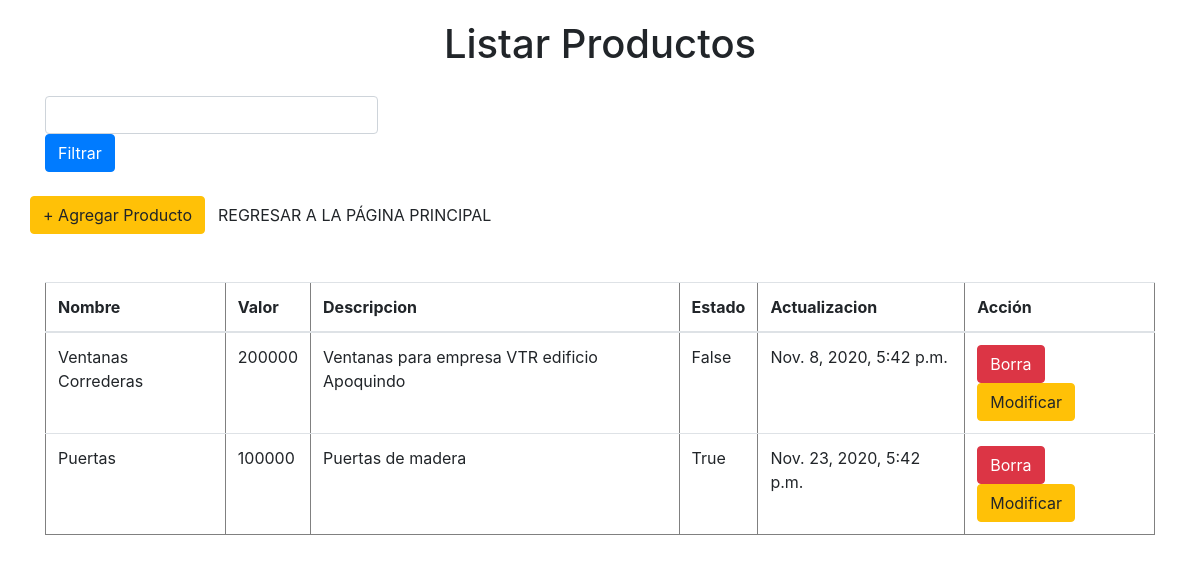
Before: /formulario/listadoProductos/ with the older database file.
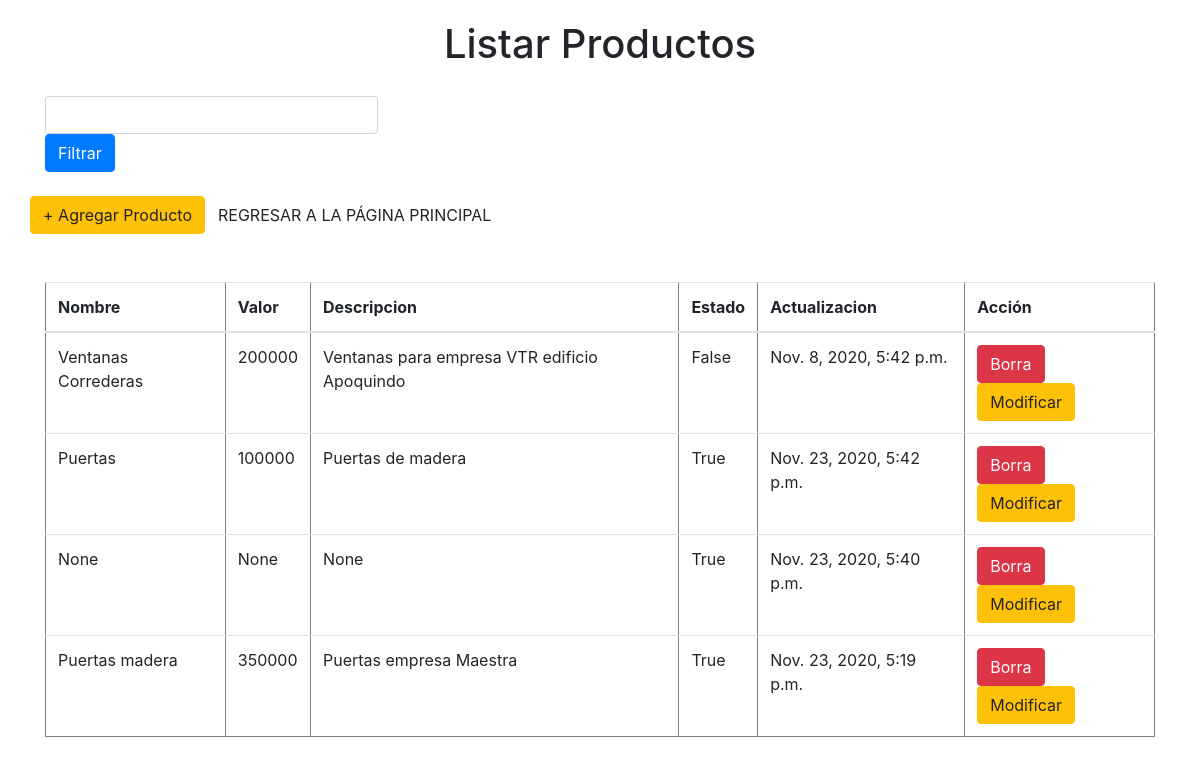
After: the same page with the newer database file.
### formulario/models.py (models this page shows, shortened)
class ListaPrecio(models.Model):
        Nombre = models.CharField(max_length=50,null=True)
        Valor = models.CharField(max_length=50,null=True)
        Descripcion = models.CharField(max_length=50,null=True)
        Estado = models.BooleanField(default=True)
        Actualizacion = models.DateTimeField(default=datetime.now(), blank=True)

### formulario/views.py (the view)
# urls.py: path('listadoProductos/', views.productos, name="listadoProductos"),
@csrf_protect
def productos(request):
    listadoProductos = None
    filtroNombre =''
    if (request.method == "POST"):
        filtroNombre=request.POST['nombre']
        listadoProductos=formulario.models.ListaPrecio.objects.filter(Nombre__icontains=request.POST['nombre'] )
    else:
        listadoProductos = formulario.models.ListaPrecio.objects.all()
    return render(request, "listadoProductos2.html", {"listadoProductos": listadoProductos,"filtroNombre":filtroNombre})

### formulario/templates/listadoProductos2.html (shortened to what this page needs)
<!DOCTYPE html>
<html lang="en">
    <head>
        <link rel="stylesheet" href="/static/css/estilos.css">
        <link rel="stylesheet" href="https://maxcdn.bootstrapcdn.com/bootstrap/4.5.2/css/bootstrap.min.css">
        <link rel="stylesheet" type="text/css" href="https://cdnjs.cloudflare.com/ajax/libs/font-awesome/5.14.0/css/all.min.css">
        <link rel="stylesheet" href="https://cdnjs.cloudflare.com/ajax/libs/toastr.js/latest/toastr.css">
</head>
<body>
<div class="container">
  <h1>Listar Productos</h1>
    <form method="post">
      <input type="text" class="form-control" style="width: 30%;" id="nombre" name="nombre" value="{{filtroNombre}}"><button type="submit" class="btn btn-primary">Filtrar</button>
    </form>
   <br>
    <div class="row">
      <div class="col-6-lg">
        <a type="button" href="{% url 'insertarProducto' %}" class="btn btn-warning ">+ Agregar Producto</a>
      </div>
      <div class="col-6-lg">
        <a type="button" href="{% url 'index' %}" class="btn btn-BASIC">REGRESAR A LA PÁGINA PRINCIPAL</a>
      </div>
    </div>
    <br><br>
    <table border="1" class="table table-stripper">
      <thead>
        <tr>
          <th>Nombre</th>
          <th>Valor</th>
          <th>Descripcion</th>
          <th>Estado</th>
          <th>Actualizacion</th>
          <th>Acción</th>
        </tr>
      </thead>
      <tbody>
        {% for productos in listadoProductos %}
          <tr>
            <td>
              {{productos.Nombre}}<br>
            </td>
            <td>{{productos.Valor}}</td>
            <td>{{productos.Descripcion}}</td>
            <td>{{productos.Estado}}</td>
            <td>{{productos.Actualizacion}}</td>
            <td>
              <button class="btn btn-danger" data-toggle="modal" data-target="#myModal">Borra</button>
              <a type="button" href="{% url 'modificar' productos.id %}" class="btn btn-warning">Modificar</a>
            </td>
          </tr>
        {% endfor %}
      </tbody>
    </table>
  </body>
</html>

### formulario/static/css/estilos.css (style rules this page uses)
body { color: #FFFF00; background: #C0C0C0; }
h1,h3,h5 { text-align: center; margin:0; padding: 20px; }

Changed rows visible on the page:
added ListaPrecio: Nombre "None", Valor "None", Descripcion "None", Estado "True", Actualizacion "Nov. 23, 2020, 5:40 p.m."
added ListaPrecio: Nombre "Puertas madera", Valor "350000", Descripcion "Puertas empresa Maestra", Estado "True", Actualizacion "Nov. 23, 2020, 5:19 p.m."
